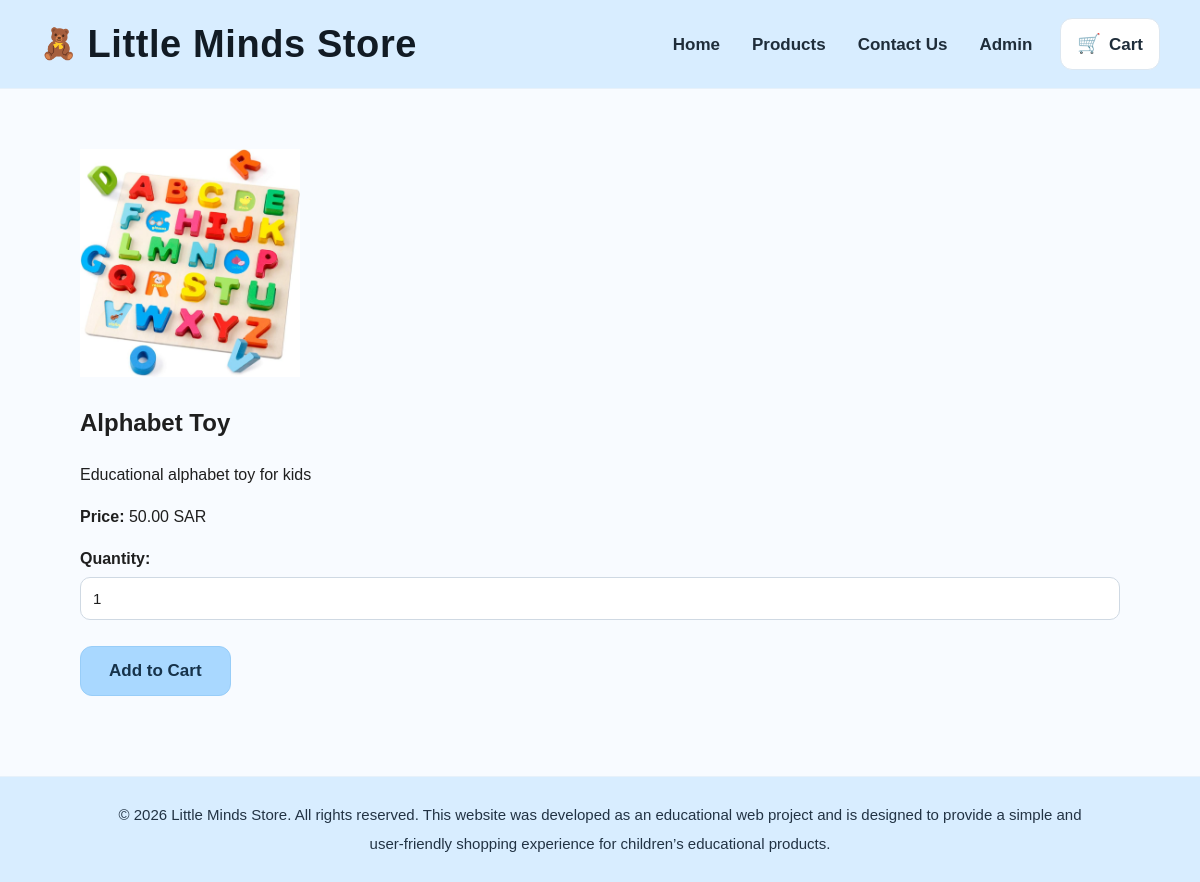
/product-details.php?id=1, run on an earlier commit of the app's database.
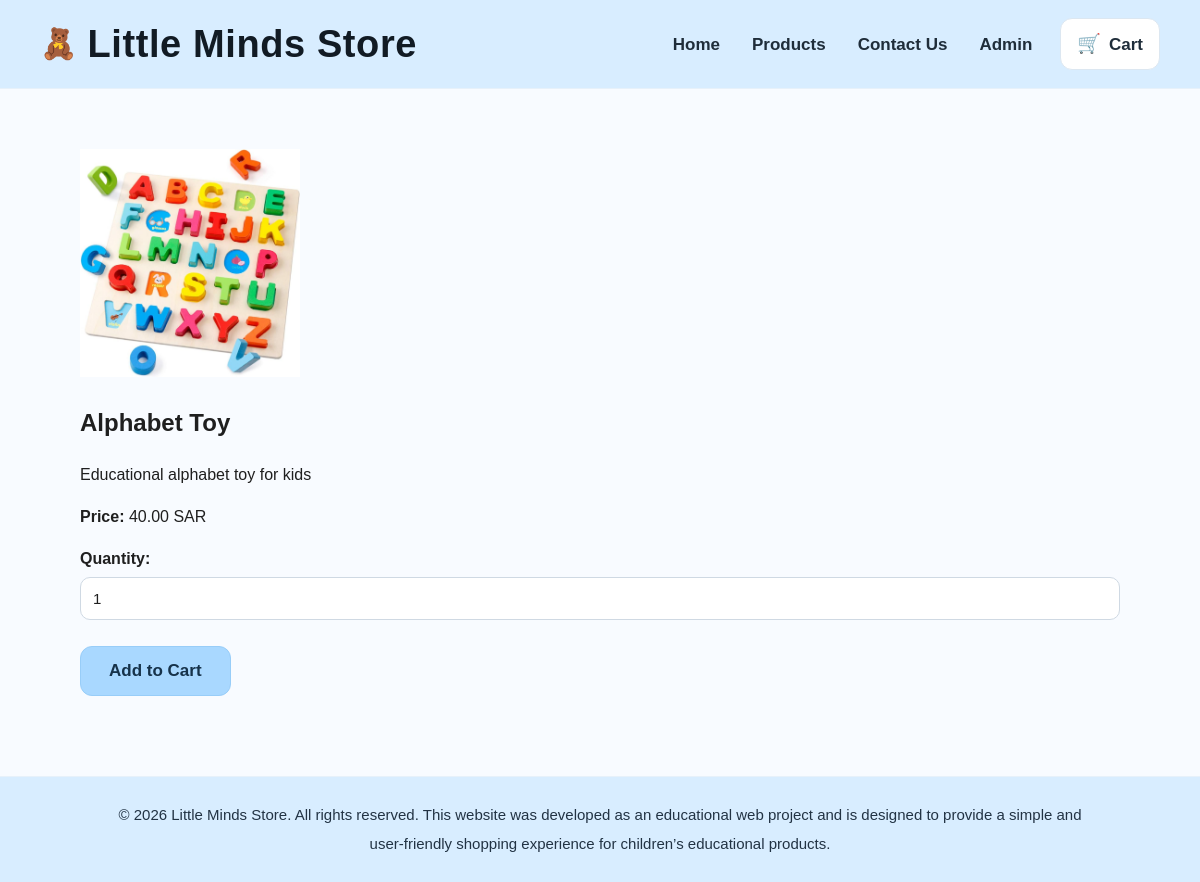
And on a later commit of the database.
### tables this page shows
CREATE TABLE `products` (
  `id` int(11) NOT NULL,
  `name` varchar(100) NOT NULL,
  `description` text DEFAULT NULL,
  `price` decimal(10,2) NOT NULL,
  `stock` int(11) NOT NULL,
  `image` varchar(255) NOT NULL
);

### product-details.php (the view, shortened to what this page needs)
<?php include 'includes/header.php'; ?>
<?php include 'database/db.php'; ?>
<section class="main-section">
    <?php
    if (!isset($_GET['id'])) {
        echo "<p>Product not found.</p>";
    } else {
        $id = (int) $_GET['id'];
        $result = mysqli_query($conn, "SELECT * FROM products WHERE id = $id");
        if ($result && mysqli_num_rows($result) > 0) {
            $product = mysqli_fetch_assoc($result);
    ?>
            <div class="product-details">
                <img src="images/products/<?php echo $product['image']; ?>" alt="<?php echo $product['name']; ?>" width="220">
                <h2><?php echo $product['name']; ?></h2>
                <p><?php echo $product['description']; ?></p>
                <p><strong>Price:</strong> <?php echo $product['price']; ?> SAR</p>
                <form action="cart.php" method="POST">
                    <label for="quantity">Quantity:</label>
                    <input type="number" name="quantity" value="1" min="1">
                    <br><br>
                    <button type="submit" class="btn btn-primary">Add to Cart</button>
                </form>
            </div>
    <?php
        } else {
            echo "<p>Product not found.</p>";
        }
    }
    ?>
</section>
<?php include 'includes/footer.php'; ?>

What changed in the data, as far as the page shows it:
changed products "Alphabet Toy": price "50.00" → "40.00"
